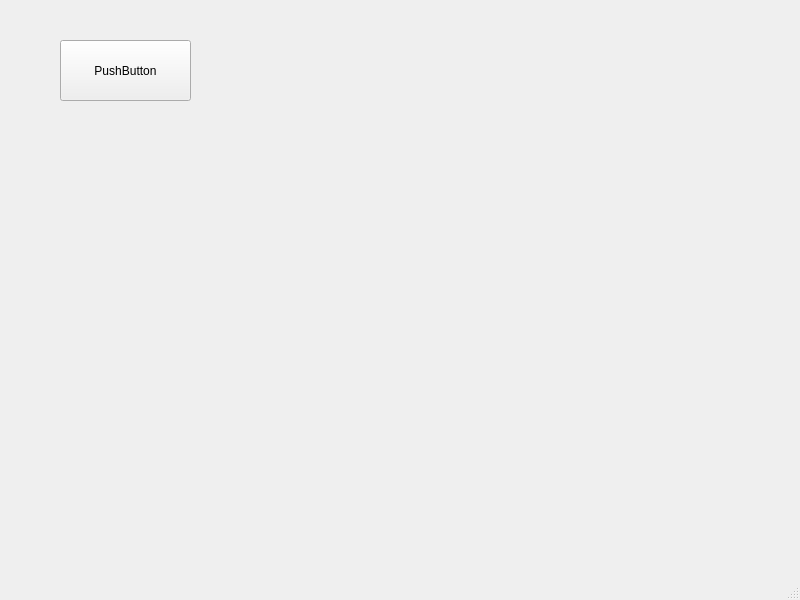
<?xml version="1.0" encoding="UTF-8"?>
<ui version="4.0">
 <class>MainWindow</class>
 <widget class="QMainWindow" name="MainWindow">
  <property name="geometry">
   <rect>
    <x>0</x>
    <y>0</y>
    <width>800</width>
    <height>600</height>
   </rect>
  </property>
  <property name="windowTitle">
   <string>MainWindow</string>
  </property>
  <widget class="QWidget" name="centralwidget">
   <widget class="QPushButton" name="pushButton">
    <property name="geometry">
     <rect>
      <x>60</x>
      <y>40</y>
      <width>131</width>
      <height>61</height>
     </rect>
    </property>
    <property name="text">
     <string>PushButton</string>
    </property>
   </widget>
  </widget>
  <widget class="QMenuBar" name="menubar">
   <property name="geometry">
    <rect>
     <x>0</x>
     <y>0</y>
     <width>800</width>
     <height>21</height>
    </rect>
   </property>
  </widget>
  <widget class="QStatusBar" name="statusbar"/>
 </widget>
 <resources/>
 <connections/>
</ui>
